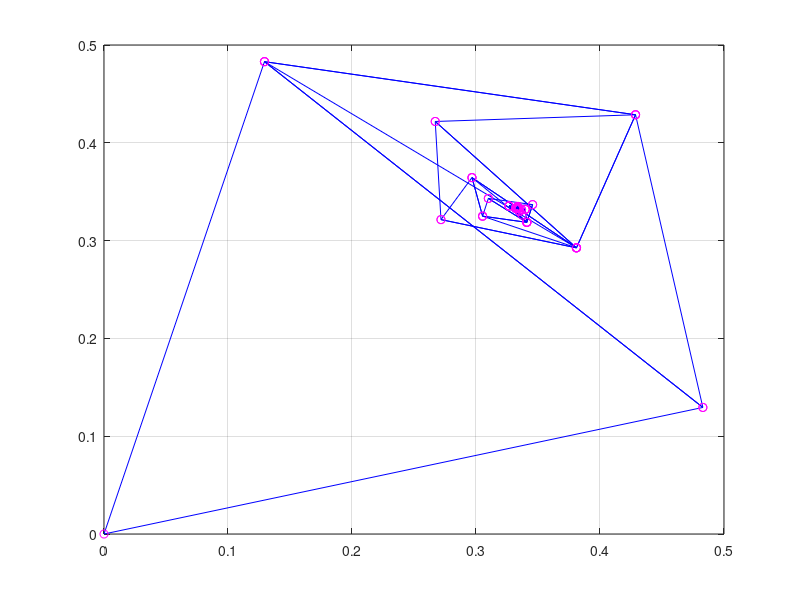

Write the MATLAB code that produced this figure.
function Simplex

f = @(X) (1 / 8) * ((X(1) .^ 2) .* X(2) + X(1) .* (X(2) .^ 2) - X(1) .* X(2));

% pradiniai artiniai
X_0 = [0, 0];
X_1 = [1, 1];
X_m = [4 / 10, 7 / 10];
X_n = [1 / 2, 1 / 2];

% pasirenkamas pradinis artinys
X0 = X_0;

% pasirenkami parametrai
alpha = 1/2; % reguliuoja pradinio simplekso krastines ilgi
teta = 0.4; % reguliuoja tieses lygti, breziamos per vidurio taska, ieskant naujos virsunes
% simplekso deformavimo koeficientai
gamma = 2; % reguliuoja simplekso ispletima, gamma > 1
beta = 0.5; % reguliuoja simplekso suspaudima, 0 < beta < 1
eta = - 0.5; % reguliuoja simplekso suspaudima, -1 < eta < 0

epsilon = 10 ^ (- 4); % tikslumas

% Pradinio simplekso sudarymas
n = 2; % keliu kintamuju funkcija yra minimizuojama
delta1 = alpha * (sqrt(n + 1) + n - 1) / (n * sqrt(2));
delta2 = alpha * (sqrt(n + 1) - 1) / (n * sqrt(2));

% kitos simplekso virsunes (apskaiciuojame pagal teorine medziaga)
X1 = [X0(1, 1) + delta2, X0(1, 2) + delta1];
X2 = [X0(1, 1) + delta1, X0(1, 2) + delta2];

% funkcijos reiksmes simplekso virsunese
y0 = f(X0);
y1 = f(X1);
y2 = f(X2);

% simplekso virsuniu masyvas
X = [X0; X1; X2];

% funkcijos reiksmiu simplekso virsunese masyvas
y = [y0, y1, y2];

% Pradinio simplekso braizymas:
deltax = [X0(1), X0(1), X1(1); X1(1), X2(1), X2(1)];
deltay = [X0(2), X0(2), X1(2); X1(2), X2(2), X2(2)];
plot(deltax, deltay, 'b');
grid on;
hold on;
plot(X(:, 1), X(:, 2), 'mo'); % atvaizduoja bandymo taskus rutuliukais
hold on;

k = 1; % iteraciju skaitliukas (pradinio simplekso sudarymas = 1 iteracija)
i = 3; % funkcijos kvietimu skaiciaus skaitliukas
kmax = 100; % maksimalus iteraciju skaicius
imax = 100; % maksimalus funkcijos kvietimu skaicius

format short;

% Metodo realizavimas
disp(['   x1   x2    f(x1,x2)    k    (f kv. sk.)']);
disp('-----------------------------------------------');

goal = false;
while ~ goal
    % Randami Xh, Xg, Xl ir funkcijos reiksmes siuose taskuose yh, yg, yl
    [~, nr] = sort(y); % y0, y1, y2 reiksmes isdestomos didejimo tvarka; nr rodys ju numerius masyve y
 
    yl = y(nr(1)); % maziausia y reiksme
    Xl = X(nr(1), :);
 
    yh = y(nr(n + 1)); % didziausia y reiksme
    Xh = X(nr(n + 1), :);
 
    yg = y(nr(n)); % antra pagal dydi y reiksme
    Xg = X(nr(n), :);
 
    % Viduriu tasko Xc ir naujo artinio Xnew apskaiciavimas
    Xc = (Xg + Xl) / 2;
 
    Xnew = Xh + (1 + teta) * (Xc - Xh);
    ynew = f(Xnew);
    i = i + 1;
 
    % Jei bent viena neigiama koordinate, keiciame krypti
    if Xnew(1) <= 0 || Xnew(2) <= 0
        disp('Neigiama artinio koordinate! Keiciame krypti.');
        teta = - 1 / 2;
        Xnew = Xh + (1 + teta) * (Xc - Xh);
        ynew = f(Xnew);
        i = i + 1;
    endif
 
    % Naujo simplekso sudarymas
    if (yl < ynew) && (ynew < yg)
        teta = 1;
    elseif ynew < yl
        teta = gamma;
        Z = Xh + (1 + teta) * (Xc - Xh);
        yz = f(Z);
        i = i + 1;
        if yz < ynew
            ynew = yz;
            Xnew = Z;
        endif
    elseif ynew > yh
        teta = eta;
        Z = Xh + (1 + teta) * (Xc - Xh);
        Xnew = Z;
        ynew = f(Z);
        i = i + 1;
    elseif (yg < ynew) && (ynew < yh)
        teta = beta;
        Z = Xh + (1 + teta) * (Xc - Xh);
        Xnew = Z;
        ynew = f(Z);
        i = i + 1;
    endif
 
    if Xnew(1) <= 0 || Xnew(2) <= 0
        disp('Neigiama artinio koordinate! Keiciame krypti.');
        teta = - 1 / 2;
        Xnew = Xh + (1 + teta) * (Xc - Xh);
        ynew = f(Xnew);
        i = i + 1;
    endif
 
     fprintf('%f    %f   %f %d   %d', Xnew, ynew, k, i);
 
    count = 0;
 
    if max([norm(Xl - Xg), norm(Xl - Xh), norm(Xg - Xh)]) < epsilon
        disp(' ')
        disp(['Simpleksas tapo mazas (krastiniu ilgiai mazesni uz epsilon=', num2str(epsilon), ')']);
        count = count + 1;
    endif
 
    if max([abs(yl - yg), abs(yl - yh), abs(yg - yh)]) < epsilon
        % used for pretty output
        if ~count
          disp(' ')
        endif  
        disp(['Funkcijos reiksmes simplekso virsunese panasios (tikslumu epsilon=', num2str(epsilon), ')']);
        count = count + 1;
    endif
 
    if i >= imax
        count = count + 1;
        disp(['Pasiektas maksimalus funkciju kvietimu skaicius i=', num2str(imax)]);
        if count == 3
            disp(' ');
            disp('Patenkinamos sustojimo salygos. Skaiciavimai baigiami, nes:');
            disp(['1) simpleksas tapo mazas (krastiniu ilgiai mazesni uz epsilon=', num2str(epsilon), ')']);
            disp(['2) funkcijos reiksmes simplekso virsunes panasios (tikslumu epsilon=', num2str(epsilon), ')']);
            disp(['3) pasiektas maksimalus funkciju kvietimu skaicius=', num2str(imax), ')']);
            goal = true;
        endif
    endif
 
    if k == kmax
        format short;
        disp(['Pasiektas maksimalus iteraciju skaicius k=', num2str(kmax)]);
        break
    endif
 
    k = k + 1;
    % naujas artinys
    X = [Xl; Xg; Xnew];
    % funckijos reiksmes naujame artinyje
    y = [yl, yg, ynew];

 
    % Simplekso braizymas:
    deltax = [Xl(1), Xl(1), Xg(1); Xg(1), Xnew(1), Xnew(1)];
    deltay = [Xl(2), Xl(2), Xg(2); Xg(2), Xnew(2), Xnew(2)];
    plot(deltax, deltay, 'b');
    hold on;
    plot(X(:, 1), X(:, 2), 'mo');
    hold on;
 
    % used for pretty output
    if ~ count
        disp(' ');
    endif
 
endwhile
